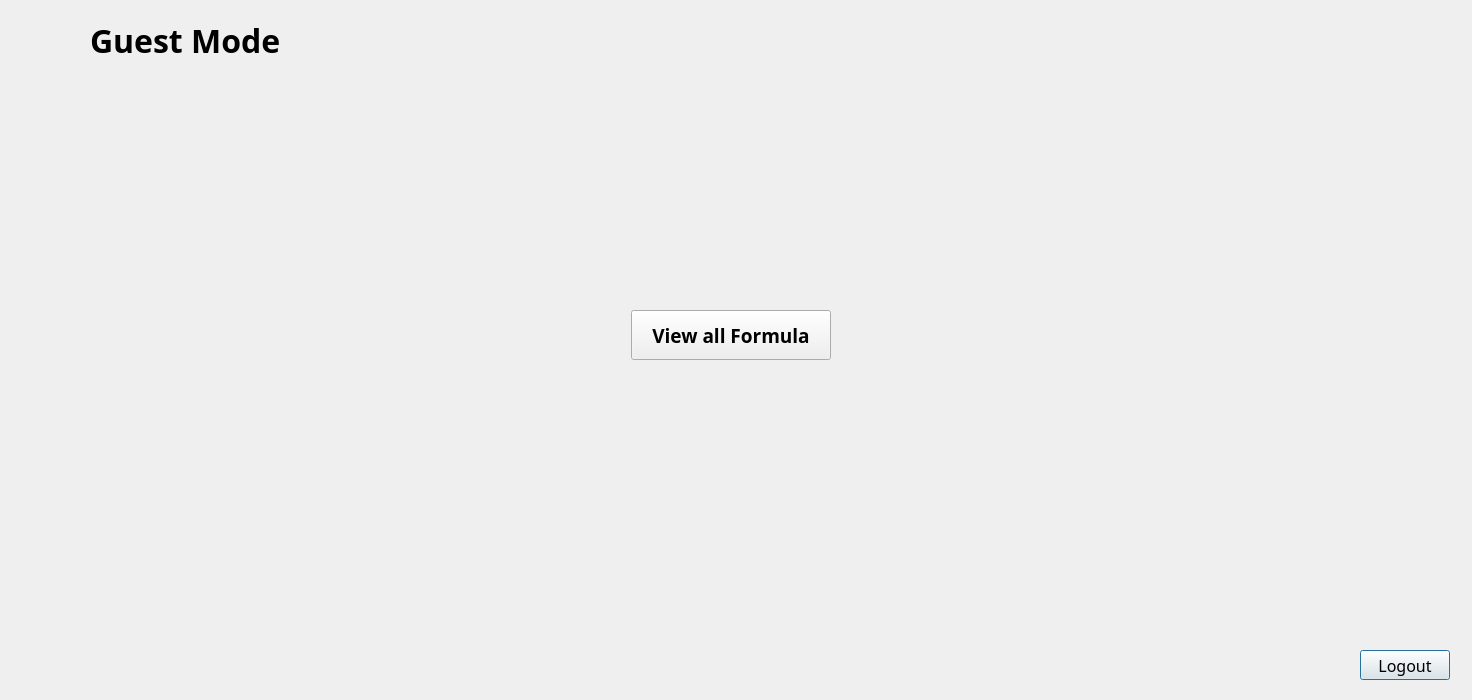
<?xml version="1.0" encoding="UTF-8"?>
<ui version="4.0">
 <class>guest</class>
 <widget class="QDialog" name="guest">
  <property name="geometry">
   <rect>
    <x>0</x>
    <y>0</y>
    <width>1472</width>
    <height>700</height>
   </rect>
  </property>
  <property name="font">
   <font>
    <family>MS Serif</family>
    <pointsize>24</pointsize>
    <bold>true</bold>
   </font>
  </property>
  <property name="windowTitle">
   <string>Guest</string>
  </property>
  <property name="windowIcon">
   <iconset resource="image.qrc">
    <normaloff>:/image/guest.png</normaloff>:/image/guest.png</iconset>
  </property>
  <widget class="QLabel" name="label">
   <property name="geometry">
    <rect>
     <x>90</x>
     <y>10</y>
     <width>210</width>
     <height>60</height>
    </rect>
   </property>
   <property name="font">
    <font>
     <family>Agency FB</family>
     <pointsize>24</pointsize>
     <bold>true</bold>
    </font>
   </property>
   <property name="text">
    <string>Guest Mode</string>
   </property>
  </widget>
  <widget class="QWidget" name="widget" native="true">
   <property name="geometry">
    <rect>
     <x>70</x>
     <y>110</y>
     <width>120</width>
     <height>80</height>
    </rect>
   </property>
  </widget>
  <widget class="QLabel" name="label_2">
   <property name="geometry">
    <rect>
     <x>20</x>
     <y>10</y>
     <width>60</width>
     <height>60</height>
    </rect>
   </property>
   <property name="text">
    <string/>
   </property>
   <property name="pixmap">
    <pixmap resource="image.qrc">:/image/guest.png</pixmap>
   </property>
   <property name="scaledContents">
    <bool>true</bool>
   </property>
  </widget>
  <widget class="QPushButton" name="pushButton_logout">
   <property name="geometry">
    <rect>
     <x>1360</x>
     <y>650</y>
     <width>90</width>
     <height>30</height>
    </rect>
   </property>
   <property name="font">
    <font>
     <family>Bahnschrift Condensed</family>
     <pointsize>12</pointsize>
     <bold>false</bold>
    </font>
   </property>
   <property name="styleSheet">
    <string notr="true">QPushButton:hover {
	background-color:rgb(200, 58, 58)
}</string>
   </property>
   <property name="text">
    <string>Logout</string>
   </property>
  </widget>
  <widget class="QStackedWidget" name="stackedWidget">
   <property name="geometry">
    <rect>
     <x>0</x>
     <y>90</y>
     <width>1472</width>
     <height>561</height>
    </rect>
   </property>
   <property name="currentIndex">
    <number>0</number>
   </property>
   <widget class="QWidget" name="page">
    <widget class="QPushButton" name="pushButton_view_formula">
     <property name="geometry">
      <rect>
       <x>631</x>
       <y>220</y>
       <width>200</width>
       <height>50</height>
      </rect>
     </property>
     <property name="font">
      <font>
       <family>Bahnschrift Condensed</family>
       <pointsize>14</pointsize>
       <bold>true</bold>
      </font>
     </property>
     <property name="text">
      <string>View all Formula</string>
     </property>
    </widget>
   </widget>
   <widget class="QWidget" name="page_2">
    <widget class="QPushButton" name="pushButton_go_back">
     <property name="geometry">
      <rect>
       <x>670</x>
       <y>510</y>
       <width>121</width>
       <height>29</height>
      </rect>
     </property>
     <property name="font">
      <font>
       <family>Bahnschrift Condensed</family>
       <pointsize>14</pointsize>
       <bold>false</bold>
      </font>
     </property>
     <property name="text">
      <string>Go Back</string>
     </property>
    </widget>
    <widget class="QLabel" name="label_9">
     <property name="geometry">
      <rect>
       <x>550</x>
       <y>0</y>
       <width>379</width>
       <height>139</height>
      </rect>
     </property>
     <property name="text">
      <string/>
     </property>
     <property name="pixmap">
      <pixmap resource="formulas.qrc">:/formula/photo 5.png</pixmap>
     </property>
     <property name="scaledContents">
      <bool>true</bool>
     </property>
    </widget>
    <widget class="QLabel" name="label_10">
     <property name="geometry">
      <rect>
       <x>550</x>
       <y>300</y>
       <width>379</width>
       <height>139</height>
      </rect>
     </property>
     <property name="text">
      <string/>
     </property>
     <property name="pixmap">
      <pixmap resource="formulas.qrc">:/formula/photo 6.PNG</pixmap>
     </property>
     <property name="scaledContents">
      <bool>true</bool>
     </property>
    </widget>
    <widget class="QLabel" name="label_4">
     <property name="geometry">
      <rect>
       <x>550</x>
       <y>150</y>
       <width>379</width>
       <height>139</height>
      </rect>
     </property>
     <property name="text">
      <string/>
     </property>
     <property name="pixmap">
      <pixmap resource="formulas.qrc">:/formula/photo 10.PNG</pixmap>
     </property>
     <property name="scaledContents">
      <bool>true</bool>
     </property>
    </widget>
    <widget class="QLabel" name="label_7">
     <property name="geometry">
      <rect>
       <x>950</x>
       <y>0</y>
       <width>379</width>
       <height>139</height>
      </rect>
     </property>
     <property name="text">
      <string/>
     </property>
     <property name="pixmap">
      <pixmap resource="formulas.qrc">:/formula/photo 3.png</pixmap>
     </property>
     <property name="scaledContents">
      <bool>true</bool>
     </property>
    </widget>
    <widget class="QLabel" name="label_12">
     <property name="geometry">
      <rect>
       <x>950</x>
       <y>300</y>
       <width>379</width>
       <height>139</height>
      </rect>
     </property>
     <property name="text">
      <string/>
     </property>
     <property name="pixmap">
      <pixmap resource="formulas.qrc">:/formula/photo 8.png</pixmap>
     </property>
     <property name="scaledContents">
      <bool>true</bool>
     </property>
    </widget>
    <widget class="QLabel" name="label_11">
     <property name="geometry">
      <rect>
       <x>950</x>
       <y>150</y>
       <width>379</width>
       <height>139</height>
      </rect>
     </property>
     <property name="text">
      <string/>
     </property>
     <property name="pixmap">
      <pixmap resource="formulas.qrc">:/formula/Schrodinger time dependent in one dimension.PNG</pixmap>
     </property>
     <property name="scaledContents">
      <bool>true</bool>
     </property>
    </widget>
    <widget class="QLabel" name="label_3">
     <property name="geometry">
      <rect>
       <x>150</x>
       <y>300</y>
       <width>379</width>
       <height>139</height>
      </rect>
     </property>
     <property name="text">
      <string/>
     </property>
     <property name="pixmap">
      <pixmap resource="formulas.qrc">:/formula/friction.png</pixmap>
     </property>
     <property name="scaledContents">
      <bool>true</bool>
     </property>
    </widget>
    <widget class="QLabel" name="label_5">
     <property name="geometry">
      <rect>
       <x>150</x>
       <y>0</y>
       <width>379</width>
       <height>139</height>
      </rect>
     </property>
     <property name="text">
      <string/>
     </property>
     <property name="pixmap">
      <pixmap resource="formulas.qrc">:/formula/photo 2.png</pixmap>
     </property>
     <property name="scaledContents">
      <bool>true</bool>
     </property>
    </widget>
    <widget class="QLabel" name="label_6">
     <property name="geometry">
      <rect>
       <x>150</x>
       <y>150</y>
       <width>379</width>
       <height>139</height>
      </rect>
     </property>
     <property name="text">
      <string/>
     </property>
     <property name="pixmap">
      <pixmap resource="formulas.qrc">:/formula/Self Inductance of toroid.PNG</pixmap>
     </property>
     <property name="scaledContents">
      <bool>true</bool>
     </property>
    </widget>
   </widget>
  </widget>
 </widget>
 <resources>
  <include location="image.qrc"/>
  <include location="formulas.qrc"/>
 </resources>
 <connections/>
</ui>
